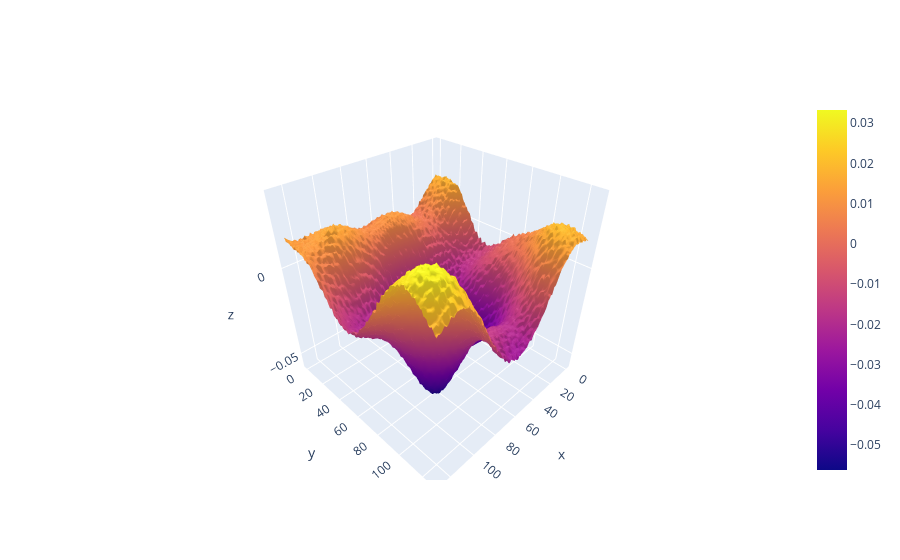

Here is the notebook cell this chart was saved with:
### Code cell
mu_3d = go.Surface(z=mu_eval, x=np.asarray(range(N_xy)), y=np.asarray(range(N_xy)))
fig = go.Figure(data = [mu_3d])
fig.show()

### Figure 1 — Plotly figure (JSON) as saved in the notebook; plotly's stock layout.template omitted (floating-point values rounded to 4 significant figures; data arrays with more than 128 entries replaced by an {"elided": "..."} marker saying what was removed)
{"data": [{"type": "surface", "x": [0, 1, 2, 3, 4, 5, 6, 7, 8, 9, 10, 11, 12, 13, 14, 15, 16, 17, 18, 19, 20, 21, 22, 23, 24, 25, 26, 27, 28, 29, 30, 31, 32, 33, 34, 35, 36, 37, 38, 39, 40, 41, 42, 43, 44, 45, 46, 47, 48, 49, 50, 51, 52, 53, 54, 55, 56, 57, 58, 59, 60, 61, 62, 63, 64, 65, 66, 67, 68, 69, 70, 71, 72, 73, 74, 75, 76, 77, 78, 79, 80, 81, 82, 83, 84, 85, 86, 87, 88, 89, 90, 91, 92, 93, 94, 95, 96, 97, 98, 99, 100, 101, 102, 103, 104, 105, 106, 107, 108, 109, 110, 111, 112, 113, 114, 115, 116, 117, 118, 119, 120, 121, 122, 123, 124, 125, 126, 127], "y": [0, 1, 2, 3, 4, 5, 6, 7, 8, 9, 10, 11, 12, 13, 14, 15, 16, 17, 18, 19, 20, 21, 22, 23, 24, 25, 26, 27, 28, 29, 30, 31, 32, 33, 34, 35, 36, 37, 38, 39, 40, 41, 42, 43, 44, 45, 46, 47, 48, 49, 50, 51, 52, 53, 54, 55, 56, 57, 58, 59, 60, 61, 62, 63, 64, 65, 66, 67, 68, 69, 70, 71, 72, 73, 74, 75, 76, 77, 78, 79, 80, 81, 82, 83, 84, 85, 86, 87, 88, 89, 90, 91, 92, 93, 94, 95, 96, 97, 98, 99, 100, 101, 102, 103, 104, 105, 106, 107, 108, 109, 110, 111, 112, 113, 114, 115, 116, 117, 118, 119, 120, 121, 122, 123, 124, 125, 126, 127], "z": {"elided": "128x128 float values"}}], "layout": {}}
